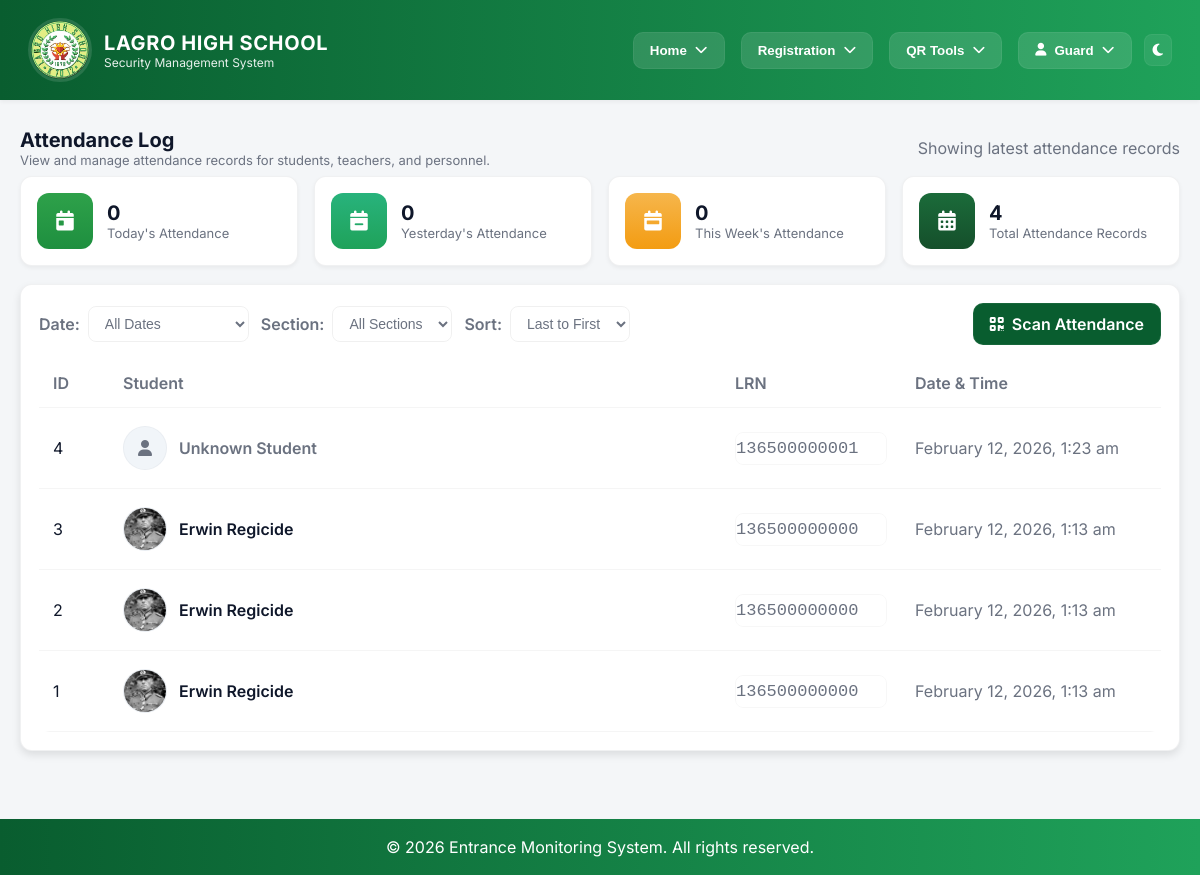
Page /webpages/attendance-log.php (signed in) on the earlier database version.
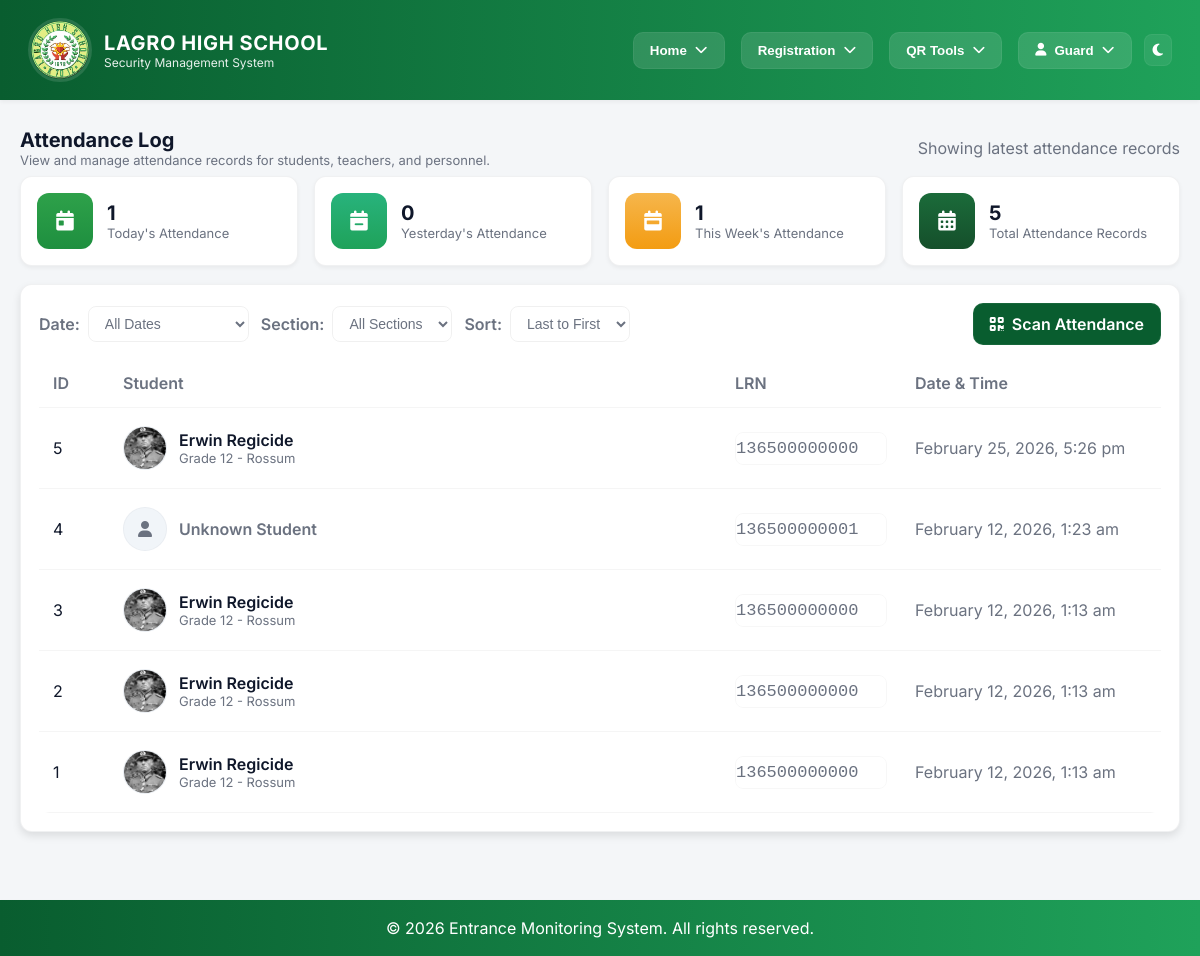
Same page on the later database version.
### tables this page shows
CREATE TABLE `attendance` (
  `id` int(11) NOT NULL,
  `student_lrn` varchar(100) NOT NULL,
  `timestamp` timestamp NOT NULL DEFAULT current_timestamp() ON UPDATE current_timestamp()
);

CREATE TABLE `student_info` (
  `id` int(11) NOT NULL,
  `first_name` varchar(50) NOT NULL,
  `middle_name` varchar(50) DEFAULT NULL,
  `last_name` varchar(50) NOT NULL,
  `lrn` varchar(12) NOT NULL,
  `grade_level` int(11) NOT NULL,
  `section` varchar(30) NOT NULL,
  `birthdate` date NOT NULL,
  `age` int(11) NOT NULL,
  `sex` varchar(10) NOT NULL,
  `student_address` text NOT NULL,
  `contact_number` varchar(15) NOT NULL,
  `email_address` varchar(100) NOT NULL,
  `parent_guardian` varchar(100) NOT NULL,
  `parent_guardian_contact` varchar(15) NOT NULL,
  `relationship` varchar(30) DEFAULT NULL,
  `profile_picture` varchar(255) DEFAULT NULL,
  `account_password` varchar(100) NOT NULL,
  `qr_code_url` longtext DEFAULT NULL,
  `qr_code_generated_at` timestamp NULL DEFAULT NULL,
  `is_registered` int(11) DEFAULT 0
);

### include/role_access.php (called while the page is built, shortened)
<?php
if (!function_exists('getCurrentUserRole')) {
function getCurrentUserRole() {
    if (isset($_SESSION['employee_id']) && !empty($_SESSION['employee_id'])) {
        global $conn;
        $emp_id = $_SESSION['employee_id'];
        $stmt = $conn->prepare("SELECT employee_type FROM employee_info WHERE employee_id = ?");
        $stmt->bind_param("s", $emp_id);
        $stmt->execute();
        $result = $stmt->get_result();
        $employee = $result->fetch_assoc();
        if ($employee && !empty($employee['employee_type'])) {
            $employee_type = strtoupper($employee['employee_type']);
            if (strpos($employee_type, 'TEACHER') !== false || strpos($employee_type, 'INSTRUCTOR') !== false) {
                return 'TEACHER';
            } elseif (strpos($employee_type, 'SECURITY') !== false) {
                return 'SECURITY';
            } else {
                return 'OTHER_PERSONNEL';
            }
        }
    }
    return null;
}
}
?>

### webpages/attendance-log.php (the view, shortened to what this page needs)
<?php
include_once "../include/db_conn.php";
include "../include/role_access.php";
$records_per_page = 10;
$page = isset($_GET['page']) ? (int)$_GET['page'] : 1;
$offset = ($page - 1) * $records_per_page;
$sort_order = isset($_GET['sort']) ? $_GET['sort'] : 'DESC';
$where_clause = '';
$sql = "SELECT a.id, a.student_lrn, a.timestamp,
        s.first_name, s.last_name, s.grade_level, s.section, s.profile_picture
        FROM attendance a
        LEFT JOIN student_info s ON a.student_lrn = s.lrn
        $where_clause
        ORDER BY a.timestamp $sort_order
        LIMIT $offset, $records_per_page";
$result = $conn->query($sql);
$today = date('Y-m-d');
$stats_sql = "SELECT
    (SELECT COUNT(*) FROM attendance WHERE DATE(timestamp) = '$today') as today_count,
    (SELECT COUNT(*) FROM attendance WHERE DATE(timestamp) = DATE_SUB('$today', INTERVAL 1 DAY)) as yesterday_count,
    (SELECT COUNT(*) FROM attendance WHERE DATE(timestamp) BETWEEN DATE_SUB('$today', INTERVAL 7 DAY) AND '$today') as week_count,
    (SELECT COUNT(*) FROM attendance) as total_count";
$stats_result = $conn->query($stats_sql);
$stats = $stats_result->fetch_assoc();
?>
<!DOCTYPE html>
<html lang="en">
<head>
</head>
<body>
    <?php
    include "../include/header.php";
    ?>
    <main class="container">
        <div class="page-title">
            <div>
                <h2>Attendance Log</h2>
                <p>View and manage attendance records for students, teachers, and personnel.</p>
            </div>
            <div class="muted">Showing latest attendance records</div>
        </div>
        <section>
            <div class="stats-grid">
                <div class="stat">
                    <div class="icon today"><i class="fas fa-calendar-day"></i></div>
                    <div class="info">
                        <h3><?php echo $stats['today_count']; ?></h3>
                        <p>Today's Attendance</p>
                    </div>
                </div>
                <div class="stat">
                    <div class="icon yesterday"><i class="fas fa-calendar-minus"></i></div>
                    <div class="info">
                        <h3><?php echo $stats['yesterday_count']; ?></h3>
                        <p>Yesterday's Attendance</p>
                    </div>
                </div>
                <div class="stat">
                    <div class="icon week"><i class="fas fa-calendar-week"></i></div>
                    <div class="info">
                        <h3><?php echo $stats['week_count']; ?></h3>
                        <p>This Week's Attendance</p>
                    </div>
                </div>
                <div class="stat">
                    <div class="icon total"><i class="fas fa-calendar-alt"></i></div>
                    <div class="info">
                        <h3><?php echo $stats['total_count']; ?></h3>
                        <p>Total Attendance Records</p>
                    </div>
                </div>
            </div>
            <div class="panel">
                <div class="filter-row">
                    <div class="filter-left">
                        <form method="GET" action="" id="filterForm" style="display: flex; align-items: center; gap: 12px;">
                            <div style="display: flex; align-items: center; gap: 8px;">
                                <label class="filter-label">Date:</label>
                                <select id="date" name="date" onchange="document.getElementById('filterForm').submit();">
                                    <option value="">All Dates</option>
                                </select>
                            </div>
                            <div style="display: flex; align-items: center; gap: 8px;">
                                <label class="filter-label">Section:</label>
                                <select id="section" name="section" onchange="document.getElementById('filterForm').submit();">
                                    <option value="">All Sections</option>
                                </select>
                            </div>
                            <div style="display: flex; align-items: center; gap: 8px;">
                                <label class="filter-label">Sort:</label>
                                <select id="sort" name="sort" onchange="document.getElementById('filterForm').submit();">
                                    <option value="DESC" <?php echo ($sort_order == 'DESC') ? 'selected' : ''; ?>>Last to First</option>
                                </select>
                            </div>
                        </form>
                    </div>
                    <div>
                        <a class="btn-scan" href="scanner.php"><i class="fa-solid fa-qrcode"></i> Scan Attendance</a>
                    </div>
                </div>
                <?php if ($result && $result->num_rows > 0): ?>
                    <div style="overflow:hidden; border-radius:10px;">
                        <table class="attendance-table">
                            <thead>
                                <tr>
                                    <th style="width:70px;">ID</th>
                                    <th>Student</th>
                                    <th style="width:180px;">LRN</th>
                                    <th style="width:260px;">Date & Time</th>
                                </tr>
                            </thead>
                            <tbody>
                                <?php while ($row = $result->fetch_assoc()): ?>
                                    <tr>
                                        <td><?php echo $row['id']; ?></td>
                                        <td>
                                            <div class="student-info">
                                                <div class="avatar">
                                                    <?php if (!empty($row['profile_picture']) && file_exists($row['profile_picture'])): ?>
                                                        <img src="<?php echo htmlspecialchars($row['profile_picture']); ?>" alt="Student Photo">
                                                    <?php else: ?>
                                                        <i class="fas fa-user" style="color:var(--muted);"></i>
                                                    <?php endif; ?>
                                                </div>
                                                <div>
                                                    <div class="student-name">
                                                        <?php
                                                        if (!empty($row['first_name']) && !empty($row['last_name'])) {
                                                            echo htmlspecialchars($row['first_name'] . ' ' . $row['last_name']);
                                                        } else {
                                                            echo '<span style="color: var(--muted);">Unknown Student</span>';
                                                        }
                                                        ?>
                                                    </div>
                                                    <?php if (!empty($row['grade_level']) && !empty($row['section'])): ?>
                                                        <div class="student-meta">Grade <?php echo htmlspecialchars($row['grade_level']); ?> - <?php echo htmlspecialchars($row['section']); ?></div>
                                                    <?php endif; ?>
                                                </div>
                                            </div>
                                        </td>
                                        <td>
                                            <div class="lrn-badge"><?php echo htmlspecialchars($row['student_lrn']); ?></div>
                                        </td>
                                        <td class="muted"><?php echo date('F j, Y, g:i a', strtotime($row['timestamp'])); ?></td>
                                    </tr>
                                <?php endwhile; ?>
                            </tbody>
                        </table>
                    </div>
                <?php endif; ?>
            </div>
        </section>
    </main>
    <?php include '../include/footer.php'; ?>
</body>
</html>

### include/header.php (shortened to what this page needs)
<?php
    include 'db_conn.php';
    include 'role_access.php';
    $user_role = getCurrentUserRole();
?>
<!DOCTYPE html>
<html lang="en">
<head>
    <link rel="stylesheet" href="https://cdnjs.cloudflare.com/ajax/libs/font-awesome/6.4.0/css/all.min.css">
</head>
<body>
    <header>
        <div class="header-left">
            <div class="brand">
                <img src="../Pics/Logos/Lagro_High_School_logo.png" alt="logo">
                <div>
                    <h1>LAGRO HIGH SCHOOL</h1>
                    <div style="font-size:12px; color:rgba(255,255,255,0.9);">Security Management System</div>
                </div>
            </div>
        </div>
        <div class="header-actions">
            <nav class="nav">
                <div class="nav-menu">
                    <button class="dropbtn">Home <i class="fas fa-chevron-down" id="dropbtn"></i></button>
                </div>
                <div class="nav-menu">
                    <button class="dropbtn">Registration <i class="fas fa-chevron-down" id="dropbtn"></i></button>
                </div>
                <?php if ($user_role === 'SECURITY'): ?>
                    <div class="nav-menu">
                        <button class="dropbtn">QR Tools <i class="fas fa-chevron-down" id="dropbtn"></i></button>
                    </div>
                <?php endif; ?>
                <div class="nav-menu">
                    <button class="dropbtn"><i class="fa-solid fa-user"></i><?php echo $_SESSION['first_name'] ?? 'User'; ?> <i class="fas fa-chevron-down" id="dropbtn"></i></button>
                </div>
            </nav>
            <div id="darkToggle" class="toggle" title="Toggle dark mode">
                <i id="darkIcon" class="fa-solid fa-moon"></i>
            </div>
        </div>
    </header>
</body>
</html>

### include/footer.php (shortened to what this page needs)
<footer>
    &copy; 2026 Entrance Monitoring System. All rights reserved.
</footer>

### webpages/attendance-log.php (style rules this page uses)
.container { max-width: 1200px; margin: 28px auto; padding: 0 20px 40px; gap: 24px; }
.page-title { grid-column: 1 / -1; display: flex; align-items: center; justify-content: space-between; gap: 12px; margin-bottom: 8px; }
.page-title h2 { font-size: 20px; margin: 0; }
.page-title p { margin: 0; color: var(--muted); font-size: 13px; }
.stats-grid { display: grid; grid-template-columns: repeat(4, 1fr); gap: 16px; margin-bottom: 18px; }
.stat { background: var(--card); border-radius: 12px; padding: 16px; display: flex; align-items: center; gap: 14px; box-shadow: var(--shadow-sm); border: var(--border); }
.stat .icon { width: 56px; height: 56px; border-radius: 12px; display: flex; align-items: center; justify-content: center; color: #fff; font-size: 20px; flex: 0 0 56px; }
.stat .info h3 { margin: 0; font-size: 20px; }
.stat .info p { margin: 0; color: var(--muted); font-size: 13px; }
.icon.today { background: linear-gradient(180deg, #2ea14a, #1e8f3f); }
.icon.yesterday { background: linear-gradient(180deg, #28b37c, #1fa25a); }
.icon.week { background: linear-gradient(180deg, #f6b64c, #f39c12); }
.icon.total { background: linear-gradient(180deg, #1b6b3a, #154f2b); }
.panel { background: var(--card); border-radius: 12px; padding: 18px; box-shadow: var(--shadow-md); border: var(--border); }
.filter-row { display: flex; align-items: center; justify-content: space-between; gap: 12px; margin-bottom: 14px; }
.filter-left { display: flex; align-items: center; gap: 12px; }
.filter-label { color: var(--muted); font-weight: 600; }
select#date, select#section, select#sort { padding: 8px 12px; border-radius: 8px; border: 1px solid rgba(0, 0, 0, 0.06); background: transparent; color: var(--muted); font-size: 14px; cursor: pointer; transition: all 0.2s ease; }
.attendance-table { width: 100%; border-collapse: collapse; }
.attendance-table thead th { text-align: left; padding: 14px; color: var(--muted); font-weight: 600; border-bottom: 1px solid rgba(0, 0, 0, 0.04); }
.attendance-table tbody tr { border-bottom: 1px solid rgba(0, 0, 0, 0.04); }
.attendance-table td { padding: 18px 14px; vertical-align: middle; }
.student-info { display: flex; align-items: center; gap: 12px; }
.avatar { width: 44px; height: 44px; border-radius: 999px; overflow: hidden; display: flex; align-items: center; justify-content: center; background: #f1f5f9; border: 1px solid rgba(15, 23, 42, 0.03); }
.avatar img { width: 100%; height: 100%; object-fit: cover; }
.student-name { font-weight: 600; }
.student-meta { font-size: 13px; color: var(--muted); }
.lrn-badge { background: none; padding: 6px 0px; border-radius: 8px; font-family: monospace; font-size: 17px; color: var(--muted); border: 1px solid rgba(0, 0, 0, 0.03); }
.muted { color: var(--muted); }

### include/footer.php (style rules this page uses)
footer { background: linear-gradient(90deg, var(--green-1), var(--green-2)); color: #fff; padding: 18px 28px; gap: 18px; box-shadow: var(--shadow-sm); position: sticky; top: 0; z-index: 40; text-align: center; }

Differences in the rows shown:
added attendance: id "5", student_info.profile_picture (picture), student_info.first_name+last_name "Erwin Regicide", student_info.grade_level "12", student_info.section "Rossum", student_lrn "136500000000", timestamp "February 25, 2026, 5:26 pm"
shown differently, row unchanged: attendance id 3: student_info.grade_level (not shown) → "12"; student_info.section (not shown) → "Rossum"
shown differently, row unchanged: attendance id 2: student_info.grade_level (not shown) → "12"; student_info.section (not shown) → "Rossum"
shown differently, row unchanged: attendance id 1: student_info.grade_level (not shown) → "12"; student_info.section (not shown) → "Rossum"
Other differences:
$stats['today_count']: "0" → "1"
$stats['week_count']: "0" → "1"
$stats['total_count']: "4" → "5"
